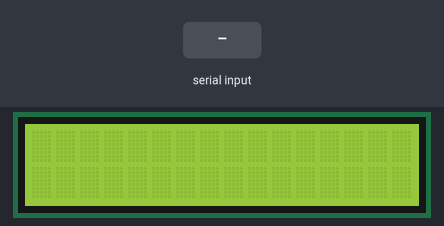
This sketch was run on a simulated Arduino Uno, built with avr-gcc and run on an emulated ATmega328P. Shown: 16×2 character LCD. The inputs (shaded band) are chosen by the test bench.

Above: at 1.2 s.
1.3 s: "1" received over Serial
At 3.3 s:
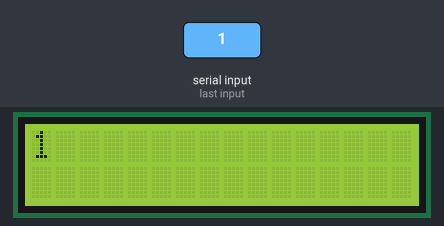
3.8 s: "0" received over Serial
At 5.2 s:
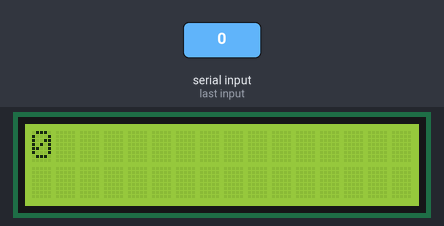
6.3 s: "2" received over Serial
At 8.3 s:
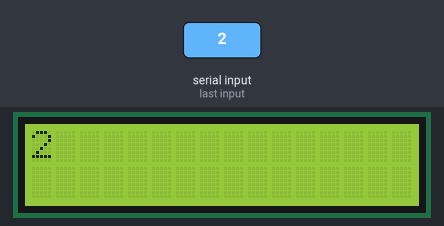
Timing chart, 0 to 9.8 s (numbered marks = the images above; inputs shaded):
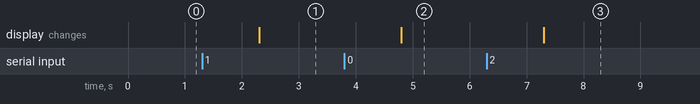

Measured:
- after the input at 1.3 s, the display: changes after 1.0 s (image 1)
- after the input at 3.8 s, the display: changes after 1.0 s (image 2)
- after the input at 6.3 s, the display: changes after 1.0 s (image 3)

The sketch:

A028_lcd_serial.ino
```cpp
/*
 * Ejemplo Display LCD. Usa la mochila LCD 1602 con teclado (keypad), o bien la
 * pantalla LCD EL-1602A.
 * 2014. Arduino Gran Canaria.
 */

#include <LiquidCrystal.h>

// LiquidCrystal lcd(8, 9, 4, 5, 6, 7); // Mochila
LiquidCrystal lcd(12, 11, 5, 4, 3, 2); // EL-1602A

// Inicializacion del sistema
void setup() {
  // Inicializacion de Serial
  Serial.begin(9600);
  // Inicializacion del LCD (16 columnas y 2 filas)
  lcd.begin(16,2);
}

// Bucle principal
void loop() {
  // ¿Hay datos de monitor Serial?
  if (Serial.available()) {
    // Si hay datos, leerlos
    String datos = Serial.readString();
    // Mostrar datos en LCD
    lcd.clear();
    lcd.setCursor(0,0);
    lcd.print(datos);
  }
}
```
